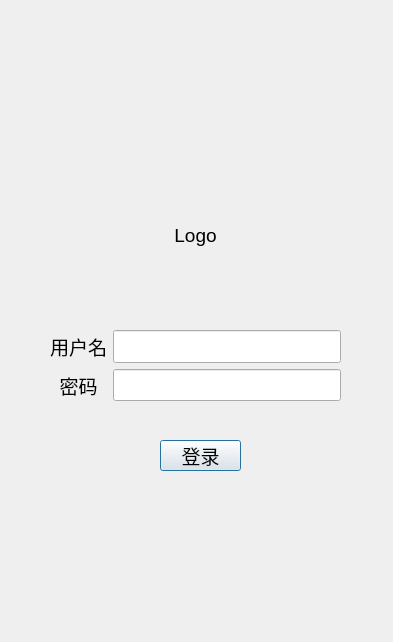
<?xml version="1.0" encoding="UTF-8"?>
<ui version="4.0">
 <class>LoginDialog</class>
 <widget class="QDialog" name="LoginDialog">
  <property name="geometry">
   <rect>
    <x>0</x>
    <y>0</y>
    <width>393</width>
    <height>642</height>
   </rect>
  </property>
  <property name="windowTitle">
   <string>Dialog</string>
  </property>
  <widget class="QWidget" name="horizontalLayoutWidget">
   <property name="geometry">
    <rect>
     <x>50</x>
     <y>330</y>
     <width>291</width>
     <height>71</height>
    </rect>
   </property>
   <layout class="QHBoxLayout" name="horizontalLayout">
    <item>
     <layout class="QVBoxLayout" name="verticalLayout_2">
      <item>
       <widget class="QLabel" name="playerNameLabel">
        <property name="font">
         <font>
          <family>楷体</family>
          <pointsize>14</pointsize>
         </font>
        </property>
        <property name="text">
         <string>用户名</string>
        </property>
        <property name="alignment">
         <set>Qt::AlignCenter</set>
        </property>
       </widget>
      </item>
      <item>
       <widget class="QLabel" name="passwordLabel">
        <property name="font">
         <font>
          <family>楷体</family>
          <pointsize>14</pointsize>
         </font>
        </property>
        <property name="text">
         <string>密码</string>
        </property>
        <property name="alignment">
         <set>Qt::AlignCenter</set>
        </property>
       </widget>
      </item>
     </layout>
    </item>
    <item>
     <layout class="QVBoxLayout" name="verticalLayout">
      <item>
       <widget class="QLineEdit" name="playerNameLineEdit">
        <property name="sizePolicy">
         <sizepolicy hsizetype="Expanding" vsizetype="Expanding">
          <horstretch>0</horstretch>
          <verstretch>0</verstretch>
         </sizepolicy>
        </property>
        <property name="font">
         <font>
          <family>Times New Roman</family>
          <pointsize>14</pointsize>
         </font>
        </property>
       </widget>
      </item>
      <item>
       <widget class="QLineEdit" name="passwordLineEdit">
        <property name="sizePolicy">
         <sizepolicy hsizetype="Expanding" vsizetype="Expanding">
          <horstretch>0</horstretch>
          <verstretch>0</verstretch>
         </sizepolicy>
        </property>
        <property name="font">
         <font>
          <family>Times New Roman</family>
          <pointsize>14</pointsize>
         </font>
        </property>
        <property name="echoMode">
         <enum>QLineEdit::Password</enum>
        </property>
       </widget>
      </item>
     </layout>
    </item>
   </layout>
  </widget>
  <widget class="QLabel" name="logoLabel">
   <property name="geometry">
    <rect>
     <x>150</x>
     <y>220</y>
     <width>91</width>
     <height>31</height>
    </rect>
   </property>
   <property name="font">
    <font>
     <pointsize>14</pointsize>
    </font>
   </property>
   <property name="text">
    <string>Logo</string>
   </property>
   <property name="alignment">
    <set>Qt::AlignCenter</set>
   </property>
  </widget>
  <widget class="QPushButton" name="loginPushButton">
   <property name="geometry">
    <rect>
     <x>160</x>
     <y>440</y>
     <width>81</width>
     <height>31</height>
    </rect>
   </property>
   <property name="font">
    <font>
     <family>楷体</family>
     <pointsize>14</pointsize>
    </font>
   </property>
   <property name="text">
    <string>登录</string>
   </property>
  </widget>
  <widget class="QLabel" name="messageLabel">
   <property name="geometry">
    <rect>
     <x>0</x>
     <y>510</y>
     <width>391</width>
     <height>41</height>
    </rect>
   </property>
   <property name="text">
    <string/>
   </property>
   <property name="alignment">
    <set>Qt::AlignCenter</set>
   </property>
  </widget>
 </widget>
 <resources/>
 <connections/>
</ui>
